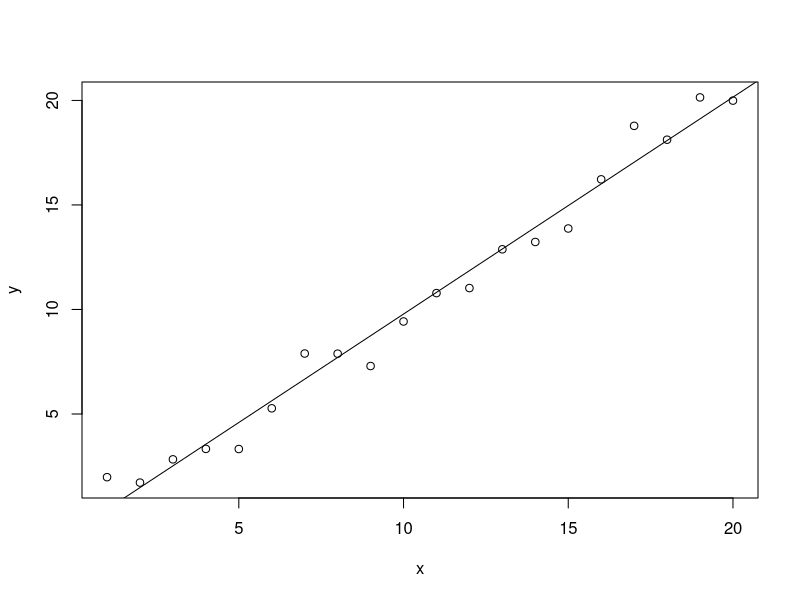

The R script that drew this image:
x <- 1:20
y <- x + rnorm(20)
pseudo_reg <- lm(y ~ x)
summary(pseudo_reg)
plot(y ~ x)
abline(pseudo_reg)
# degree of 2 and above makes the direct calculation failed.